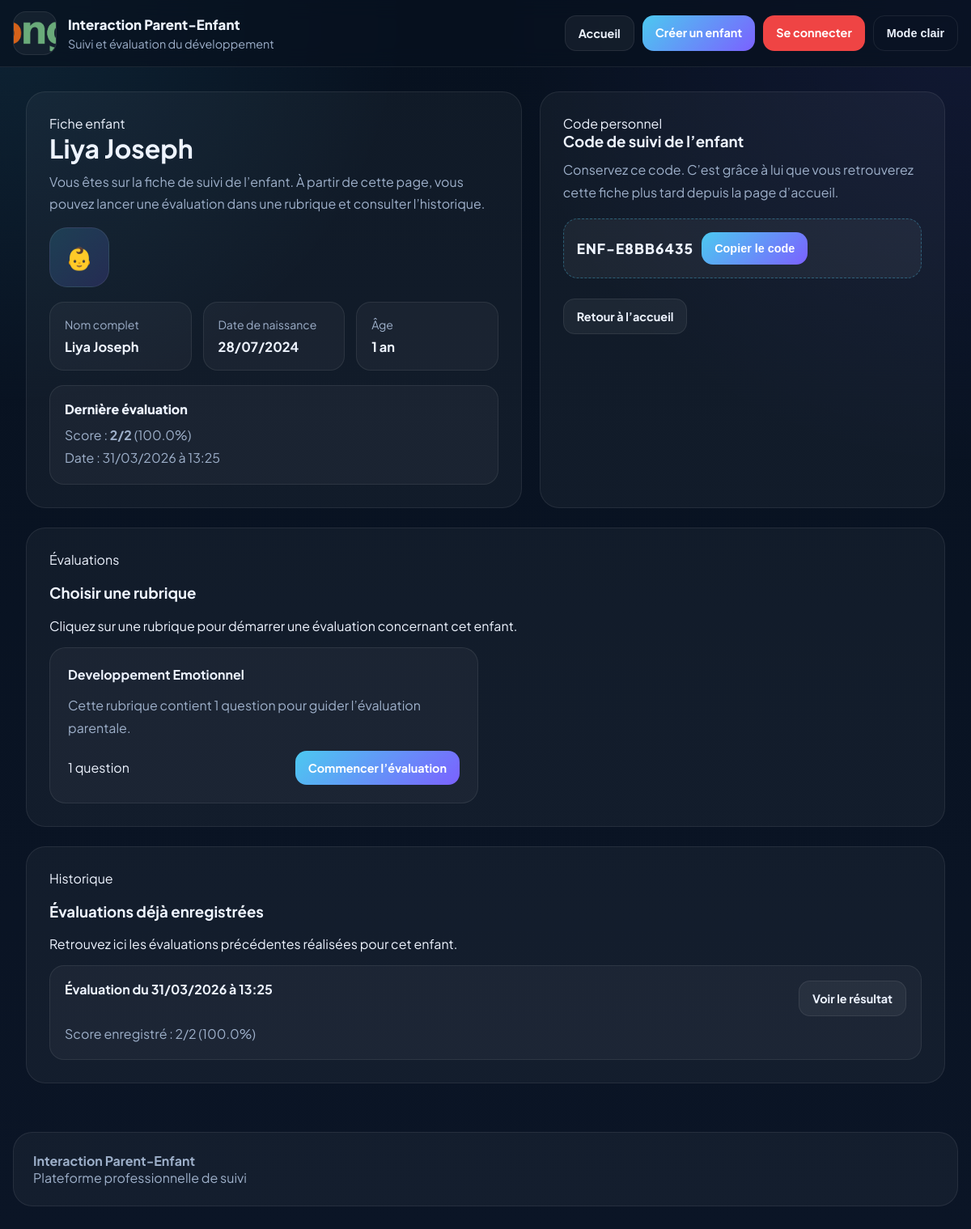
/enfants/ENF-E8BB6435/, run on the app's committed database.
### interaction/models.py (models this page shows, shortened)
class Enfant(models.Model):
    code_enfant = models.CharField(max_length=20, unique=True, blank=True)
    nom = models.CharField(max_length=100)
    prenom = models.CharField(max_length=100, blank=True, null=True)
    date_naissance = models.DateField()
    @property
    def age(self):
        today = date.today()
        return today.year - self.date_naissance.year - (
            (today.month, today.day) < (self.date_naissance.month, self.date_naissance.day)
        )
    class Meta:
        ordering = ['nom', 'prenom']
        verbose_name = "Enfant"
        verbose_name_plural = "Enfants"
        constraints = [
            models.UniqueConstraint(
                fields=['nom', 'prenom', 'date_naissance'],
                name='unique_enfant_identite'
            )
        ]

class Evaluation(models.Model):
    enfant = models.ForeignKey(
        Enfant,
        on_delete=models.CASCADE,
        related_name='evaluations'
    )
    date_evaluation = models.DateTimeField(auto_now_add=True)
    commentaire = models.TextField(blank=True, null=True)
    terminee = models.BooleanField(default=False)
    def score_total(self):
        return sum(rep.score_obtenu for rep in self.reponses.select_related('question'))
    def score_maximum(self):
        return sum(
            rep.question.score_max_question()
            for rep in self.reponses.select_related('question')
        )
    def pourcentage_score(self):
        max_score = self.score_maximum()
        if max_score == 0:
            return 0
        return round((self.score_total() / max_score) * 100, 2)
    class Meta:
        ordering = ['-date_evaluation']
        verbose_name = "Évaluation"
        verbose_name_plural = "Évaluations"

class ReponseParent(models.Model):
    OUI = "oui"
    NON = "non"
    PARFOIS = "parfois"
    REPONSES = [
        (OUI, "Oui"),
        (NON, "Non"),
        (PARFOIS, "Parfois"),
    ]
    evaluation = models.ForeignKey(
        Evaluation,
        on_delete=models.CASCADE,
        related_name='reponses'
    )
    question = models.ForeignKey(
        Questionnaire,
        on_delete=models.CASCADE,
        related_name='reponses_parents'
    )
    reponse = models.CharField(max_length=20, choices=REPONSES)
    score_obtenu = models.IntegerField(default=0)
    class Meta:
        verbose_name = "Réponse du parent"
        verbose_name_plural = "Réponses des parents"
        constraints = [
            models.UniqueConstraint(
                fields=['evaluation', 'question'],
                name='unique_reponse_par_question'
            )
        ]

class Questionnaire(models.Model):
    rubrique = models.ForeignKey(
        Rubrique,
        on_delete=models.CASCADE,
        related_name='questions'
    )
    question = models.CharField(max_length=255)
    ordre = models.PositiveIntegerField(default=0)
    score_oui = models.IntegerField(default=2)
    score_parfois = models.IntegerField(default=1)
    score_non = models.IntegerField(default=0)
    def score_max_question(self) -> int:
        return max(self.score_oui, self.score_parfois, self.score_non)
    class Meta:
        ordering = ['ordre', 'id']
        verbose_name = "Question"
        verbose_name_plural = "Questions"

class Rubrique(models.Model):
    libelle = models.CharField(max_length=100, unique=True)
    class Meta:
        ordering = ['libelle']
        verbose_name = "Rubrique"
        verbose_name_plural = "Rubriques"

### interaction/views.py (the view)
# urls.py: path("enfants/<str:code_enfant>/", views.enfant_detail, name="enfant_detail"),
def enfant_detail(request, code_enfant):
    enfant = get_object_or_404(
        Enfant.objects.prefetch_related("evaluations"),
        code_enfant=code_enfant
    )
    rubriques = Rubrique.objects.prefetch_related("questions").all()
    evaluations = enfant.evaluations.all()
    derniere_evaluation = evaluations.first()
    context = {
        "enfant": enfant,
        "rubriques": rubriques,
        "evaluations": evaluations,
        "derniere_evaluation": derniere_evaluation,
    }
    return render(request, "interaction/enfant_detail.html", context)

### interaction/templates/interaction/enfant_detail.html (shortened to what this page needs)
{% extends "interaction/base.html" %}
{% block content %}
<div class="container">
  <div class="detail-wrap">
    <section class="hero-detail">
      <div class="card identity-card">
        <div class="kicker"> Fiche enfant</div>
        <div class="identity-top">
          <div class="identity-title">
            <h2>{{ enfant.nom }} {% if enfant.prenom %}{{ enfant.prenom }}{% endif %}</h2>
            <p>
              Vous êtes sur la fiche de suivi de l’enfant. À partir de cette page,
              vous pouvez lancer une évaluation dans une rubrique et consulter l’historique.
            </p>
          </div>
          <div class="avatar">👶</div>
        </div>
        <div class="meta-grid">
          <div class="meta-box">
            <span class="label">Nom complet</span>
            <strong>{{ enfant.nom }} {% if enfant.prenom %}{{ enfant.prenom }}{% endif %}</strong>
          </div>
          <div class="meta-box">
            <span class="label">Date de naissance</span>
            <strong>{{ enfant.date_naissance|date:"d/m/Y" }}</strong>
          </div>
          <div class="meta-box">
            <span class="label">Âge</span>
            <strong>{{ enfant.age }} an{{ enfant.age|pluralize }}</strong>
          </div>
        </div>
        {% if derniere_evaluation %}
        <div
          style="margin-top:18px; padding:18px; border-radius:18px; background:rgba(255,255,255,.04); border:1px solid var(--border);">
          <div style="font-weight:800; margin-bottom:8px;">Dernière évaluation</div>
          <div style="color:var(--muted); line-height:1.75;">
            Score : <strong>{{ derniere_evaluation.score_total }}/{{ derniere_evaluation.score_maximum }}</strong>
            ({{ derniere_evaluation.pourcentage_score }}%)<br>
            Date : {{ derniere_evaluation.date_evaluation|date:"d/m/Y à H:i" }}
          </div>
        </div>
        {% endif %}
      </div>
      <aside class="card code-card">
        <div class="kicker"> Code personnel</div>
        <h3>Code de suivi de l’enfant</h3>
        <p>
          Conservez ce code. C’est grâce à lui que vous retrouverez cette fiche plus tard
          depuis la page d’accueil.
        </p>
        <div class="code-box">
          <span class="code-value mono" id="childCode">{{ enfant.code_enfant }}</span>
          <button type="button" class="btn btn-primary" id="copyCodeBtn">Copier le code</button>
        </div>
        <div class="copy-feedback" id="copyFeedback"></div>
        <a href="{% url 'interaction:home' %}" class="btn btn-secondary">Retour à l’accueil</a>
      </aside>
    </section>
    <section class="card rubriques-card">
      <div class="section-head">
        <div>
          <div class="kicker"> Évaluations</div>
          <h3>Choisir une rubrique</h3>
          <p>
            Cliquez sur une rubrique pour démarrer une évaluation concernant cet enfant.
          </p>
        </div>
      </div>
      {% if rubriques %}
      <div class="rubrique-grid">
        {% for rubrique in rubriques %}
        <article class="rubrique-item">
          <h4>{{ rubrique.libelle }}</h4>
          <p>
            Cette rubrique contient {{ rubrique.questions.count }} question{{ rubrique.questions.count|pluralize }}
            pour guider l’évaluation parentale.
          </p>
          <div class="rubrique-meta">
            <span class="pill">{{ rubrique.questions.count }} question{{ rubrique.questions.count|pluralize }}</span>
            <a href="{% url 'interaction:evaluation_create' enfant.code_enfant rubrique.id %}" class="btn btn-primary">
              Commencer l’évaluation
            </a>
          </div>
        </article>
        {% endfor %}
      </div>
      {% else %}
      <div class="empty-box">
        Aucune rubrique n’est encore disponible pour lancer une évaluation.
      </div>
      {% endif %}
    </section>
    <section class="card history-card">
      <div class="section-head">
        <div>
          <div class="kicker"> Historique</div>
          <h3>Évaluations déjà enregistrées</h3>
          <p>
            Retrouvez ici les évaluations précédentes réalisées pour cet enfant.
          </p>
        </div>
      </div>
      {% if evaluations %}
      <div class="history-list">
        {% for evaluation in evaluations %}
        <article class="history-item">
          <div class="history-item-top">
            <strong>Évaluation du {{ evaluation.date_evaluation|date:"d/m/Y à H:i" }}</strong>
            <a href="{% url 'interaction:evaluation_result' evaluation.id %}" class="btn btn-secondary">Voir le
              résultat</a>
          </div>
          <p>
            Score enregistré : {{ evaluation.score_total }}/{{ evaluation.score_maximum }}
            ({{ evaluation.pourcentage_score }}%)
          </p>
        </article>
        {% endfor %}
      </div>
      {% else %}
      <div class="empty-box">
        Aucune évaluation n’a encore été réalisée pour cet enfant.
      </div>
      {% endif %}
    </section>
  </div>
</div>
{% endblock %}

### interaction/templates/interaction/base.html (shortened to what this page needs)
{% load static %}
<!DOCTYPE html>
<html lang="fr" data-theme="dark">
<head>
</head>
<body>
<header class="site-header">
  <div class="container">
    <div class="topnav">
      <a href="{% url 'interaction:home' %}" class="brand">
        <div class="brand-mark">
          <img src="{% static 'interaction/img/logo.png' %}" alt="Logo">
        </div>
        <div class="brand-text">
          <h1>Interaction Parent-Enfant</h1>
          <p>Suivi et évaluation du développement</p>
        </div>
      </a>
      <div class="nav-actions">
        <a href="{% url 'interaction:home' %}" class="btn btn-secondary">Accueil</a>
        <a href="{% url 'interaction:enfant_create' %}" class="btn btn-primary">Créer un enfant</a>
        <a href="/admin/" class="btn btn-admin">Se connecter</a>
        <button id="themeBtn" class="btn btn-ghost">Mode clair</button>
      </div>
    </div>
  </div>
</header>
<main class="page">
  <div class="container">
    {% block content %}{% endblock %}
  </div>
</main>
<footer class="footer">
  <div class="container">
    <div class="card">
      <strong>Interaction Parent-Enfant</strong><br>
      <span>Plateforme professionnelle de suivi</span>
    </div>
  </div>
</footer>
</body>
</html>

### interaction/templates/interaction/base.html (style rules this page uses)
:root { --bg:#07111f; --bg-2:#0b1526; --surface:#0f1c31; --surface-2:#12233d; --surface-3:#0b1729; --text:#eef4ff; --muted:#9eb0ca; --border:rgba(255,255,255,.08); --brand:#4cc9f0; --brand-2:#7b61ff; --shadow:0 20px 60px rgba(0,0,0,.28); --radius:24px; --container:1200px; }
body { margin:0; font-family:"Plus Jakarta Sans", sans-serif; background: radial-gradient(circle at top left, rgba(76,201,240,.10), transparent 26%), radial-gradient(circle at top right, rgba(123,97,255,.09), transparent 30%), linear-gradient(180deg, var(--bg) 0%, var(--bg-2) 100%); color:var(--text); }
a { text-decoration:none; color:inherit; }
.container { width:min(var(--container), calc(100% - 32px)); margin:0 auto; }
.site-header { position:sticky; top:0; z-index:50; backdrop-filter:blur(12px); background:rgba(7,17,31,.72); border-bottom:1px solid var(--border); }
.topnav { display:flex; align-items:center; justify-content:space-between; padding:14px 0; flex-wrap:wrap; }
.brand { display:flex; align-items:center; gap:14px; }
.brand-mark { width:52px; height:52px; border-radius:16px; overflow:hidden; border:1px solid var(--border); background:rgba(255,255,255,.05); }
.brand-mark img { width:100%; height:100%; object-fit:cover; }
.brand-text h1 { margin:0; font-size:1.05rem; font-weight:800; }
.brand-text p { margin:4px 0 0; color:var(--muted); font-size:.9rem; }
.nav-actions { display:flex; gap:10px; flex-wrap:wrap; }
.btn { border:none; border-radius:14px; padding:12px 16px; font-weight:700; cursor:pointer; font-size:.9rem; }
.btn-primary { color:#fff; background:linear-gradient(135deg, var(--brand), var(--brand-2)); }
.btn-secondary { background:rgba(255,255,255,.05); border:1px solid var(--border); color:var(--text); }
.btn-admin { background:#ef4444; color:white; }
.btn-ghost { background:transparent; border:1px solid var(--border); color:var(--text); }
.page { padding:30px 0; }
.card { background:rgba(255,255,255,.04); border:1px solid var(--border); border-radius:var(--radius); padding:24px; }
.footer { padding:30px 0; color:var(--muted); }

### interaction/templates/interaction/enfant_detail.html (style rules this page uses)
.detail-wrap { display: grid; gap: 24px; }
.hero-detail { display: grid; grid-template-columns: 1.1fr .9fr; gap: 22px; align-items: stretch; }
.identity-card, .code-card, .rubriques-card, .history-card { padding: 28px; }
.identity-top { display: flex; justify-content: space-between; gap: 16px; flex-wrap: wrap; align-items: flex-start; margin-bottom: 18px; }
.identity-title h2 { margin: 0 0 8px; font-size: 2rem; }
.identity-title p { margin: 0; color: var(--muted); line-height: 1.7; }
.avatar { width: 72px; height: 72px; border-radius: 22px; display: grid; place-items: center; font-size: 1.7rem; background: linear-gradient(135deg, rgba(76, 201, 240, .18), rgba(123, 97, 255, .18)); border: 1px solid var(--border); flex-shrink: 0; }
.meta-grid { display: grid; grid-template-columns: repeat(3, 1fr); gap: 14px; }
.meta-box { padding: 18px; border-radius: 18px; background: rgba(255, 255, 255, .04); border: 1px solid var(--border); }
.meta-box .label { display: block; color: var(--muted); font-size: .88rem; margin-bottom: 8px; }
.meta-box strong { font-size: 1.03rem; }
.code-card h3 { margin: 0 0 10px; }
.code-card p { margin: 0 0 18px; color: var(--muted); line-height: 1.75; }
.code-box { display: flex; align-items: center; gap: 10px; flex-wrap: wrap; padding: 16px; border-radius: 18px; background: rgba(255, 255, 255, .05); border: 1px dashed rgba(76, 201, 240, .35); margin-bottom: 14px; }
.code-value { font-size: 1.08rem; font-weight: 900; letter-spacing: .06em; }
.copy-feedback { color: var(--brand); font-weight: 700; font-size: .9rem; min-height: 22px; }
.rubrique-grid { display: grid; grid-template-columns: repeat(2, 1fr); gap: 18px; }
.rubrique-item { padding: 22px; border-radius: 20px; background: rgba(255, 255, 255, .04); border: 1px solid var(--border); display: flex; flex-direction: column; gap: 14px; }
.rubrique-item h4 { margin: 0; }
.rubrique-item p { margin: 0; color: var(--muted); line-height: 1.75; flex: 1; }
.rubrique-meta { display: flex; justify-content: space-between; align-items: center; gap: 12px; flex-wrap: wrap; }
.history-list { display: grid; gap: 14px; }
.history-item { padding: 18px; border-radius: 18px; background: rgba(255, 255, 255, .04); border: 1px solid var(--border); }
.history-item-top { display: flex; justify-content: space-between; gap: 14px; flex-wrap: wrap; margin-bottom: 8px; }
.history-item p { margin: 0; color: var(--muted); line-height: 1.7; }

### data on the page
Enfant: nom "Liya", prenom "Joseph", date_naissance "28/07/2024", age "1", code_enfant "ENF-E8BB6435"
Evaluation: score_total "2", score_maximum "2", pourcentage_score "100.0", date_evaluation "31/03/2026 à 13:25"
Rubrique: libelle "Developpement Emotionnel", questions.count "1"
